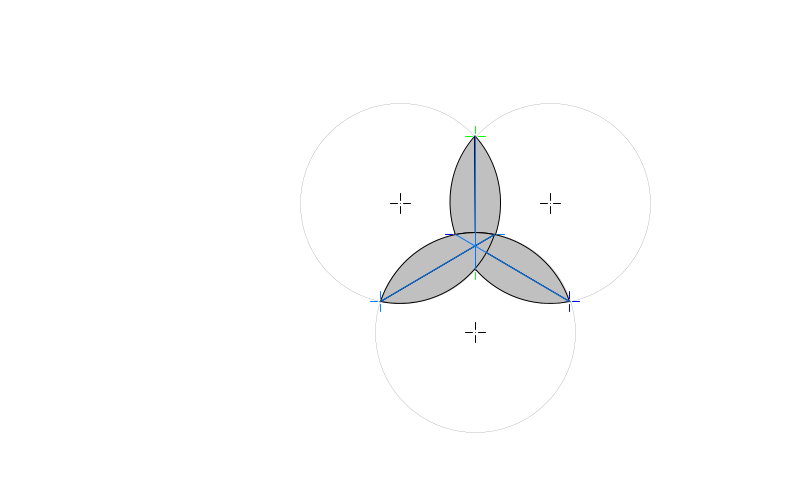
Frame 1 (no input)
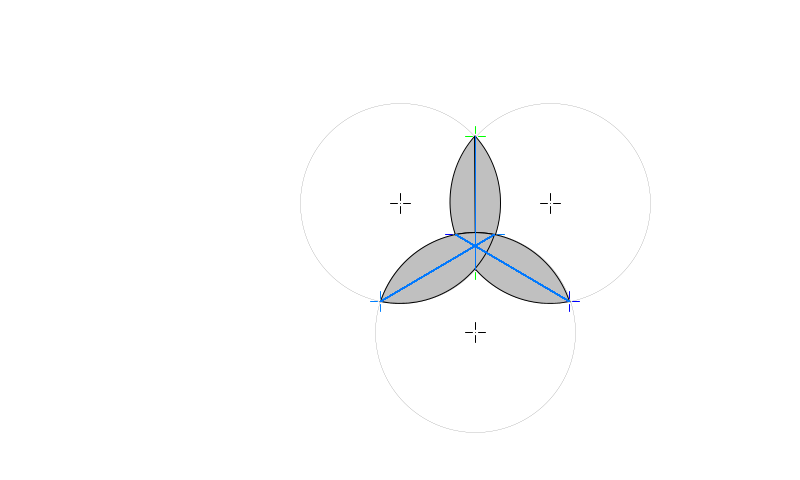
Frame 60 (the mouse pressed at the canvas centre just before this capture)
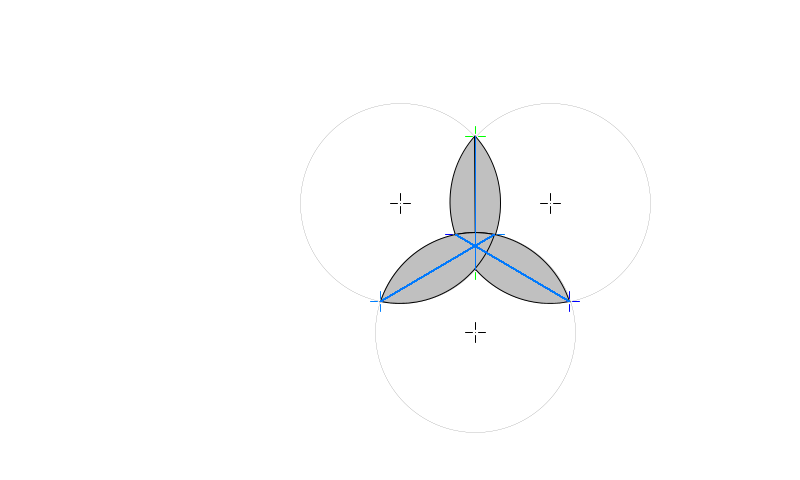
Frame 120 (the mouse held since frame 60 and released just before this capture)

The Processing sketch that drew these frames (run headless with seeded random() and noise(); from frame 60 on, the mouse is pressed at the canvas centre):

// Processing sketch: activite3venneMouseV8
// ── activite3venneMouseV8.pde
/* Montage géométrique
 A. ORIGINES ET CONVENTIONS DES ESPACES GÉOMÉTRIQUES UTILISÉS
     L'espace de Processing P a pour origine le coin supérieur gauche de la fenêtre de dessin, avec pour convention
     l'axe X positif vers la droite et l'axe Y positif vers le bas. L'espace géométrique O cartésien utilisé pour tous
     les calculs géométriques est centré au point O de coordonnées (0, 0) avec pour convention l'axe X positif vers
     la droite et l'axe Y positif vers le haut.
 
     L'origine de l'espace O est décallé de Ox, Oy dans l'espace P.
 
 B. TRANSFORMATIONS DE L'ESPACE GÉOMÉTRIQUE CARTÉSIEN VERS L'ESPACE DE PROCESSING
    Tous les calculs géométriques seront effectués dans l'espace cartésien O et les résultats
    seront ensuite transformés vers l'espace P pour le tracage.
    
    Un point de l'espace P est noté (xp, xp).
 
    La classe Point met en oeuvre toutes les transformations nécessaires d'un space à un autre.
   
 C. MONTAGE GÉOMÉTRIQUE DE BASE - TRIANGLE OSU ET CERCLES C1, C2 ET C3
    Soit un triangle équilatéral formé des points O, S et U. Le coté du triangle OSU est d
    et les sommets seront :
 
    Le point O, qui est aussi le centre du cercle C1 de rayon R, est l'origine du système.
     ... les points en référence à O sont notés xo, yo
    Le point S est qui est aussi le centre du cercle C2 de rayon R.
     ... les points en référence à S sont notés xs, ys
    Le point U qui est aussi le centre du cercle C3 de rayon R.
     ... les points en référence à U sont notés xu, yu
 
    Le centre géométrique T du triangle OSU.
     ... les points en référence à T sont notés xt, yt
 
*/

/* La classe Point définie un point dans les divers espaces géométriques.

   Les méthodes set permetent d'initialiser un point à partie de O ou de T, mais dans tous les
   cas, les point sont automatiquement transformés vers les autres espaces.
*/
class Point {
  float xp, yp; // x, y dans l'espace Processing (coin sup gauche fenêtre)
  float xo, yo; // x, y dans l'espace cartésien centré sur O (pour la géométrie)
  float xt, yt; // x, y dans l'espace cartésien centré sur T (pour la géométrie)

  // le constructeur ne fait rien
  Point () {}

  // initialisation d'un point dans l'espace O
  // et transformations vers P et T
  void seto(float x_o, float y_o) {
    xo = x_o;
    yo = y_o;
    xp = x_o + Ox;
    yp = Oy - y_o;
    xt = x_o - (d/2);
    yt = y_o + ((d/2) * tan(radians(30)));
  }

  // initialisation d'un point dans l'espace T
  // et transformations vers O et P
  void sett(float x_t, float y_t) {
    xt = x_t;
    yt = y_t;
    xo = x_t + (d/2);
    yo = y_t - ((d/2) * tan(radians(30)));
    xp = xo + Ox;
    yp = Oy - yo;
  }

}

// effectue une rotation de alpha° autour du point T
// alpha > 0 est horaire
// alpha < 0 est anti-horaire
void rotationT(Point p, float alpha) {
  x = p.xt * cos(radians(alpha)) + p.yt * sin(radians(alpha));
  y = p.yt * cos(radians(alpha)) - p.xt * sin(radians(alpha));
}

//dessiner cercle au point p de rayon r
void cercle(Point p, float r) {
 ellipseMode(CENTER);
 stroke(1);
 strokeWeight(0);
 noFill();
 circle(p.xp, p.yp, r * 2); // Processing utilise le diamètre
}

void Ligne(Point p1, Point p2, int epaisseur, color c) {
  stroke(c);
  strokeWeight(epaisseur);
  line(p1.xp, p1.yp, p2.xp, p2.yp);
}

// draws crosshair see tools ... 
void drawCrosshair(float x, float y, color c) {
  int gap = 3; // provide separation from center pixel
  int l = 7;   // lenght
  strokeWeight(1);
  stroke(c);
  point(x, y);
  line(x, y-gap, x, y-gap-l);
  line(x-gap, y, x-gap-l, y);
  line(x, y+gap, x, y+gap+l);
  line(x+gap, y, x+gap+l, y);
  noFill();
  noStroke();
}

// constantes pour dessiner les intersections

byte C1C2 = 1;
byte C2C3 = 2;
byte C1C3 = 3;
float rotation = PI/3; // rotation de +ou- 120° autour 

// dessiner ou effacer l'intersection
void dessinerIntersection(byte cercles, boolean on) {
  stroke(0);
  switch(cercles) {
    case 1: // C1C2
     if (on) {
       fill(192);
     } else {
        fill(255);
       }
     arc(O.xp, O.yp, 2*R, 2*R, -w, w, CHORD);
     arc(S.xp, S.yp, 2*R, 2*R, PI-w, PI+w, CHORD);
    break;
    
    case 2: // C2C3
     if (on) {
       fill(192);
     } else {
        fill(255);
       }
     arc(U.xp, U.yp, 2*R, 2*R, (-w - rotation), w - rotation, CHORD);
     arc(S.xp, S.yp, 2*R, 2*R, PI - w - rotation, PI + w - rotation, CHORD);
    break;

    case 3: // C1C3
     if (on) {
       fill(192);
     } else {
        fill(255);
       }
     arc(O.xp, O.yp, 2*R, 2*R, -w + rotation, w + rotation, CHORD);
     arc(U.xp, U.yp, 2*R, 2*R, PI - w + rotation, PI + w + rotation, CHORD);
    break;
    
  }
}

// calcule la distance entre deux points dans l'espace p

float distance(Point p1, Point p2) {
  //return sqrt(sq(p2.xp - p1.xp) + sq(p2.yp - p1.yp));
  return dist(p1.xp, p1.yp, p2.xp, p2.yp);
}

// retourne la distance entre le pointeur de la souris et le point dans l'espace p

float distanceSouris(Point p) {
  return dist(p.xp, p.yp, mouseX, mouseY);
}


//*************************************************************
//*************************************************************
//*************************************************************
//*************************************************************
// Définition de l'environnement
float centreFenetreX;
float centreFenetreY;

// Définition des espaces géométriques
float Ox, Oy; // point O, aussi origine du système pour calcul géométrique
              // voir au début de setup()

float d = 150.0;  // côté du triangle OSU
float R = 100.0;  // rayon de C1, C2 et C3 : ATTENTION, la fonction circle(x, y, R) utilise R * 2!

Point O = new Point(); // origine, sommet O du triangle OSU et centre de C1
Point S = new Point(); // sommet S du triangle OSU et centre de C2
Point U = new Point(); // sommet U du triangle OSU et centre de C3

Point T = new Point(); // centre triangle OSU

Point A = new Point(); // 1er point corde intersection C1/C2
Point B = new Point(); // 2e point corde intersection C1/C2
Point C = new Point(); // 1er point corde intersection C2/C3
Point D = new Point(); // 2e point corde intersection C2/C3
Point E = new Point(); // 1er point corde intersection C1/C3
Point F = new Point(); // 2e point corde intersection C1/C3

//float s;               // demi circonférence du triangle OAB
//float Orad;            // angle OAB en radians
float w;               // demi arc de l'intersection C1/C2

float x, y; //pour les calculs

void setup() {
 size(800, 480);
 centreFenetreX = width/2;
 centreFenetreY = height/2;
 // point O, origine du système
 Ox = centreFenetreX;
 Oy = centreFenetreY - 37;
 println("R= " + R + ", " + "d= " + d);
 println("(Ox, Oy)= (" + Ox + ", " + Oy + ")");

 // calculer les sommets du triangle équilatéral OSU
 /*
  O...S
   . .
    U
 */
 O.seto(0, 0); //sommet O
 S.seto(d, 0); //sommet S

 x = d/2;
 y = - (sqrt(0.75*sq(d)));
 U.seto(x, y); // sommet U

 x = d/2;
 y = -((d/2)*tan(radians(30)));
 T.seto(x, y); //centre de OSU
 
 background(255);
 //**************************************************** 
 // Montage géométrique de base
 // dessiner les points OSU et T
 // dessiner les cercles C1, C2 et C3
 // dessiner les cordes des intersections des cercles
 // des cercles deux à deux
 //****************************************************

 drawCrosshair(O.xp, O.yp, 0);
 drawCrosshair(S.xp, S.yp, 0);
 drawCrosshair(U.xp, U.yp, 0);
 drawCrosshair(T.xp, T.yp, 0);
 
 //dessiner cercles C1, C2 et C3 de rayon R
 cercle(O, R);
 cercle(S, R);
 cercle(U, R);

 // calculer les points A et B qui définissent la corde
 // de l'intersection C1/C2
 x = d/2;
 y = sqrt(sq(R) - sq(d/2));
 A.seto(x, y);
 color col = color(0, 255, 0); //vert
 drawCrosshair(A.xp, A.yp, col);
 
 x = d/2;
 y = -sqrt(sq(R) - sq(d/2));
 B.seto(x, y);
 drawCrosshair(B.xp, B.yp, col);

 // Par rotation, calculer C et D, les points qui définissent la corde
 // de l'intersection C2/C3

 // la rotation de +120° de A autour de T donne D
 rotationT(A, 120);
 D.sett(x, y);
 col = color(0 , 0, 255); // bleu
 drawCrosshair(D.xp, D.yp, col);
 
 // la rotation de +120° de B autour de T donne C
 rotationT(B, 120);
 C.sett(x, y);
 col = color(0 , 0, 255); // bleu
 drawCrosshair(C.xp, C.yp, col);

 // calculer E et F, les point qui définissent la corde
 // de l'intersection C1/C3
 // la rotation de -120° de A autour de T donne F

 rotationT(A, -120);
 F.sett(x, y);
 col = color(0 , 128, 255); // bleu qqc
 drawCrosshair(F.xp, F.yp, col);
 
 // la rotation de -120° de B autour de T donne E
 rotationT(B, -120);
 E.sett(x, y);
 col = color(0 , 128, 255); // bleu qqc
 drawCrosshair(E.xp, E.yp, col);
 
 // calcul de la demi longueur de l'arc de l'intersection C1/X3
 // il s'agit de l'arc A B sur le cercle C1
 // tous les autres arcs sont les mêmes
 
 w = asin(A.yo/R);
 //debug
 println("A.yp/R= " + A.yp/R);
 println("radians w= " + w);
 println("radians rotation= " + rotation);

 dessinerIntersection(C1C2, true);
 dessinerIntersection(C2C3, true);
 dessinerIntersection(C1C3, true);

}

//debug
byte mc = 1;
void mouseClicked() {
  if (mc <=3) {
    dessinerIntersection(mc, false);
    ++mc;
  }
}

//****************************************
//****************************************
void draw() {
// background(255);
 //drawCrosshair(mouseX, mouseY, 0);
 int epaisseur = 1;
 color couleur = color(0, 120, 255);

 // tracer les cordes des trois intersections C1/C2,
 // C2/C3 et C1/C3
 Ligne(A, B, epaisseur, couleur);
 Ligne(C, D, epaisseur, couleur);
 Ligne(E, F, epaisseur, couleur);
 
}

// ── code.pde
/*
 println("(X1Y1.xp, X1Y1.yp)= (" + X1Y1.xp + ", " + X1Y1.yp + ")");
 println("(X1Y1.xc, X1Y1.yc)= (" + X1Y1.xc + ", " + X1Y1.yc + ")");

 Point n = new Point();
 n.set(d/2, 0);
 drawCrosshair(n.xt, n.yt, 0);

 Point n = new Point();
 n.set(10, 0);
 println("(n.xt, n.yt)= (" + n.xt + ", " + n.yt + ")");




 //check c1
 byte insideRange = 0;
 if (distanceSouris(O) < R) {
   insideRange += 1;
 }
 //check c2
 if (distanceSouris(S) < R) {
   insideRange += 2;
 }
 //check c3
 if (distance(U) <R) {
   insideRange += 4; 
 }
 
 switch(insideRange) {
  case 1:
   drawC1(true);  // remplie c1
   drawC2(false); // efface c2
   drawC3(false); // efface c3
   break;

  case 2:
   drawC2(true);
   drawC1(false);
   drawC3(false);
   break;

  case 3: // c1 and c2 colored and c3 cleared
   drawC1(true);
   drawC2(true);
   drawC3(false);
   break;

  case 4:
   drawC3(true);
   drawC1(false);
   drawC2(false);
   break;
   
  case 5: // c1 and c3 colored and c2 cleared
   drawC3(true);
   drawC1(true);
   drawC2(false);
   break;
   
  case 6: // c2 and c3 colored and c1 cleared
   drawC3(true);
   drawC2(true);
   drawC1(false);
   break;

  case 7: // all cs cleard, only center is colored
   //for now clear all 3 ciciles and draw crosshair
   drawC3(false);
   drawC2(false);
   drawC1(false);
   stroke(0);
   strokeWeight(1);
   noFill();
   circle(c1x, c1y, radius);
   circle(c2x, c2y, radius);
   circle(c3x, c3y, radius);
   drawCrosshair(centerWindowX, centerWindowY-12, 0);
   break;

 } 
*/
